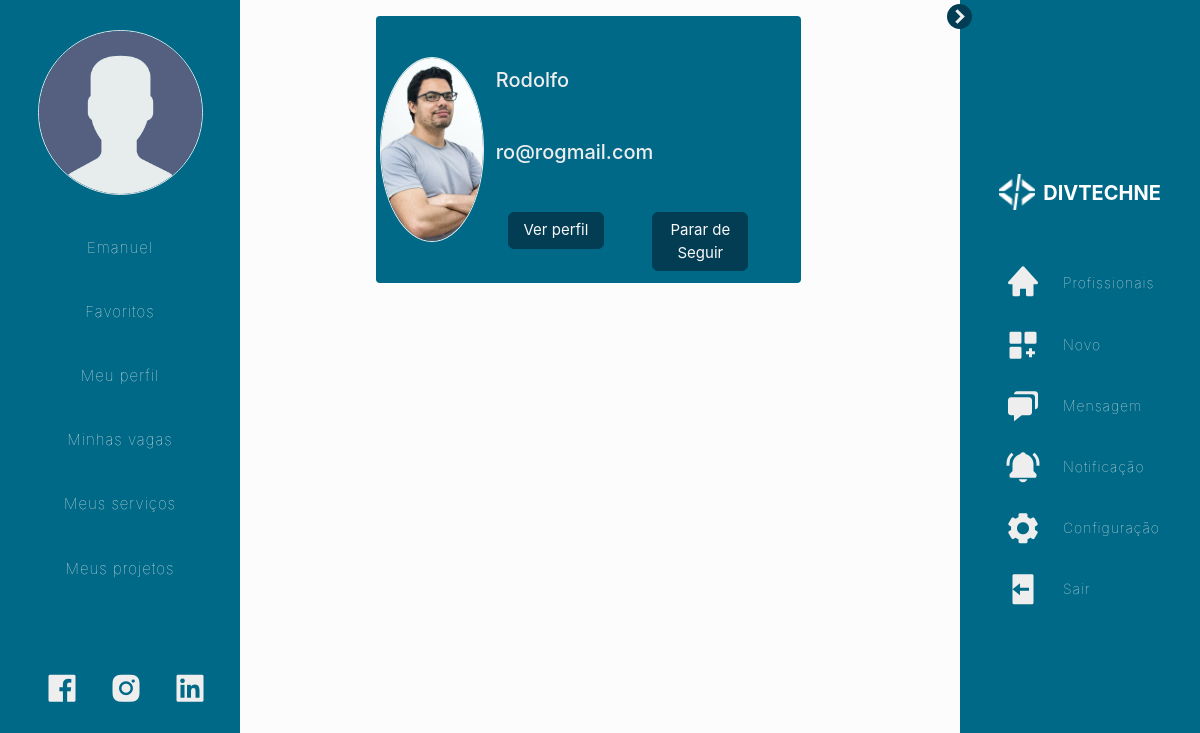
The app's page /cliente/seguindo/1 (signed in) with its own data.
### divtechne/models.py (models this page shows)
class Cliente(database.Model, UserMixin):
    id = database.Column(database.Integer, primary_key=True) # Chave primária
    nome = database.Column(database.String, nullable=False, unique=True) # Nome de cliente único
    email = database.Column(database.String, nullable=False, unique=True) # Email tem que ser unico
    senha = database.Column(database.String, nullable=False)
    cpf = database.Column(database.String, unique=True)  # Cpf tem que ser único
    telefone = database.Column(database.String, default="11111111111") # Telefone
    nacionalidade = database.Column(database.String, default="Brasileiro") # Nacionalidade
    foto = database.Column(database.String, default="default.png")
    data_nascimento = database.Column(database.Date, nullable=False) # Data
    linkedin = database.Column(database.String, default="Não informado") # Link linkedin
    facebook = database.Column(database.String, default="Não informado")
    instagram = database.Column(database.String, default="Não informado")
    token = database.Column(database.String, nullable=False)
    vagas = database.relationship("Vaga", backref="cliente", lazy=True)
    servicos = database.relationship("Servico", backref="cliente", lazy=True)
    projetos = database.relationship("Projeto", backref="cliente", lazy=True)
    seguir_cliente = database.relationship("Seguir", backref="seguidor", lazy=True)
    chat_cliente = database.relationship("Chat", backref="cliente", lazy=True)
    contato_cliente = database.relationship("Contato", backref="cliente", lazy=True)
    proposta_cliente = database.relationship("Proposta", backref="cliente", lazy=True)

class Seguir(database.Model):
    id = database.Column(database.Integer, primary_key=True)
    id_cliente_seguir = database.Column(database.Integer, database.ForeignKey("cliente.id"), nullable=False)
    id_programador_seguir = database.Column(database.Integer, database.ForeignKey("profissional.id"), nullable=False)

class Profissional(database.Model, UserMixin):
    id = database.Column(database.Integer, primary_key=True)
    nome = database.Column(database.String, nullable=False, unique=True) # Nome de profissional único
    email = database.Column(database.String, nullable=False, unique=True) # Email profissional tem que ser unico
    senha = database.Column(database.String, nullable=False)
    telefone = database.Column(database.String, nullable=False) # Telefone
    tecnologia = database.Column(database.String, nullable=False) # Tecnologias conhecidas
    nacionalidade = database.Column(database.String, default="Brasileiro") # Nacionalidade
    cpf = database.Column(database.String, unique=True) # Cpf tem que ser único
    data_nascimento = database.Column(database.Date) # Data
    foto = database.Column(database.String, nullable=False)
    idioma = database.Column(database.String) # Idioma
    escolaridade = database.Column(database.String) # Escolaridade
    descricao = database.Column(database.Text) # Descrição
    github = database.Column(database.String) # link github
    token = database.Column(database.String, nullable=False)
    seguir_profissional = database.relationship("Seguir", backref="profissional", lazy=True)
    chat_profissional = database.relationship("Chat", backref="profissional", lazy=True)
    contato_profissional = database.relationship("Contato", backref="profissional", lazy=True)
    candidato_vaga = database.relationship("CandidatoVaga", backref="profissional", lazy=True)
    candidato_servico = database.relationship("CandidatoServico", backref="profissional", lazy=True)
    candidato_projeto = database.relationship("CandidatoProjeto", backref="profissional", lazy=True)
    proposta_profissional = database.relationship("Proposta", backref="profissional", lazy=True)

### divtechne/routes.py (the view, shortened to what this page needs)
@app.route("/cliente/seguindo/<id_cliente>", methods=["GET", "POST"])
@login_required
def seguindo(id_cliente):
    formcriarvaga = FormCriarVaga()
    if formcriarvaga.validate_on_submit():
        arquivo = formcriarvaga.foto_vaga.data
        nome_seguro = secure_filename(arquivo.filename)
        caminho = os.path.join(os.path.abspath(os.path.dirname(__file__)),
                               app.config["UPLOAD_FOLDER"],
                               nome_seguro)
        arquivo.save(caminho)
        vaga = Vaga(nome=formcriarvaga.nome_vaga.data, foto=nome_seguro, nivel=formcriarvaga.nivel_vaga.data,
                    empresa=formcriarvaga.empresa_vaga.data,
                    endereco=formcriarvaga.endereco_vaga.data, salario=formcriarvaga.salario_vaga.data,
                    descricao=formcriarvaga.descricao_vaga.data,
                    descricao_empresa=formcriarvaga.descricao_empresa_vaga.data,
                    beneficios=formcriarvaga.beneficios_vaga.data,
                    requisitos=formcriarvaga.requisitos_vaga.data, idioma=formcriarvaga.idioma_vaga.data,
                    id_cliente_vaga=current_user.id)
        database.session.add(vaga)
        database.session.commit()
        return redirect(url_for('minhas_vagas', id_cliente=current_user.id))
    else:
        pass
    formcriarservico = FormCriarServico()
    if formcriarservico.validate_on_submit():
        servico = Servico(nome=formcriarservico.nome_servico.data,
                          empregador=formcriarservico.empregador_servico.data,
                          salario=formcriarservico.salario_servico.data,
                          descricao=formcriarservico.descricao_servico.data,
                          requisitos=formcriarservico.requisitos_servico.data, id_cliente_servico=current_user.id)
        database.session.add(servico)
        database.session.commit()
        return redirect(url_for("meus_servicos", id_cliente=current_user.id))
    else:
        pass
    formcriarprojeto = FormCriarProjeto()
    if formcriarprojeto.validate_on_submit():
        projeto = Projeto(nome=formcriarprojeto.nome_projeto.data,
                          descricao=formcriarprojeto.descricao_projeto.data,
                          tecnologia=formcriarprojeto.tecnologia_projeto.data,
                          empregador=formcriarprojeto.empregador_projeto.data, id_cliente_projeto=current_user.id)
        database.session.add(projeto)
        database.session.commit()
        return redirect(url_for("meus_projetos", id_cliente=current_user.id))
    else:
        pass
    formeditarsenha = FormEditarSenha()
    cliente = Cliente.query.get(int(id_cliente))
    profissional = Seguir.query.order_by(Seguir.id_programador_seguir.desc()).all()
    return render_template("cliente/C_favoritos.html", cliente=cliente, profissional=profissional, form_vaga=formcriarvaga, form_servico=formcriarservico, form_projeto=formcriarprojeto, form_editar_senha=formeditarsenha)

### divtechne/templates/cliente/C_favoritos.html (shortened to what this page needs)
{% extends 'cliente/C_home.html' %}
{% block head %}
<link href='https://unpkg.com/boxicons@2.1.4/css/boxicons.min.css' rel='stylesheet'>
<link href="{{ url_for('static', filename='css/favoritos.css') }}" rel="stylesheet" type=" text/css">
<link href="{{ url_for('static', filename='css/navbar.css') }}" rel="stylesheet" type=" text/css">
<link href="{{ url_for('static', filename='css/botao.css') }}" rel="stylesheet" type="text/css">
{% endblock %}
{% block card %}
<div class="container-fluid h-100 m-0 p-0" id="pagina">
    <div class="container-fluid row mx-auto h-100 p-0 m-0">
                <div class="container-fluid col-12 col-lg-9 m-0 p-0 mx-auto" id="Paginaconteudo" >
                        <div class="container-fluid row mx-auto" id="cardpagina">
                            {% for profissional in current_user.seguir_cliente %}
                            <div class="container-fluid col-12 col-md-11 mx-auto card">
                                <div class="container-fluid row mt-3 mb-5">
                                    <div class="col-12 mb-4 mx-auto lista">
                                        <div class="row p-1">
                                            <div class="col-3 m-0 p-0 my-auto">
                                                <center class="m-0 p-0 my-auto"><img src="{{ url_for('static', filename='posts/{}'.format(profissional.profissional.foto)) }}" class="img-fluid mx-auto rounded-circle"></center>
                                            </div>
                                            <div class="col-9 m-0 p-0">
                                                <div class="col-12 mt-5">
                                                    <div class="container">
                                                        <h5>{{ profissional.profissional.nome }}</h5>
                                                    </div>
                                                </div>
                                                <div class="col-12 mt-5">
                                                    <div class="container">
                                                        <h5>{{ profissional.profissional.email }}</h5>
                                                    </div>
                                                </div>
                                                <div class="col-12 mt-5">
                                                    <div class="container row">
                                                        <div class="col-5 mb-2 mx-auto"><a class="btn btn-primary botao2"  href="{{ url_for('perfil_profissional', id_profissional=profissional.profissional.id) }}" role="button">Ver perfil</a></div>
                                                        <div class="col-5 mb-2 mx-auto"><a class="btn btn-primary botao2"  href="{{ url_for('parar_seguir', id_seguidor=profissional.id) }}" role="button">Parar de Seguir</a></div>
                                                    </div>
                                                </div>
                                            </div>
                                        </div>
                                    </div>
                                </div>
                            </div>
                        {% endfor %}
                        </div>
                </div>
        </div>
</div>
{% endblock %}

### divtechne/templates/cliente/perfil_cliente.html (shortened to what this page needs)
                <div class="container-fluid col-12 col-lg-3 m-0 p-0">
                    <nav class="navbar navbar-expand-lg h-100" id="perfil">
                        <div class="offcanvas offcanvas-start" tabindex="-1" id="offcanvasExample" aria-labelledby="offcanvasExampleLabel">
                            <div class="offcanvas-body" >
                                <div class="container-fluid row mx-auto menu">
                                    <div class="container col-12 mx-auto m-0 p-0">
                                        <img src="{{ url_for('static', filename='posts/{}'.format(current_user.foto)) }}" class="img-fluid rounded-circle border">
                                    </div>
                                    <div class="container col-10 mx-auto link">
                                        <li class="itemLink">
                                            <a href="{{ url_for('meu_perfil_cliente') }}">{{ current_user.nome }}</a>
                                        </li>
                                    </div>
                                    <div class="container col-10 mx-auto link">
                                        <li class="itemLink">
                                            <a href="{{ url_for('seguindo', id_cliente=current_user.id) }}">Favoritos</a>
                                        </li>
                                    </div>
                                    <div class="container col-10 mx-auto link">
                                        <li class="itemLink">
                                            <a href="{{ url_for('meu_perfil_cliente') }}">Meu perfil</a>
                                        </li>
                                    </div>
                                    <div class="container col-10 mx-auto link">
                                        <li class="itemLink">
                                            <a href="{{ url_for('minhas_vagas', id_cliente=current_user.id) }}">Minhas vagas</a>
                                        </li>
                                    </div>
                                    <div class="container col-10 mx-auto link">
                                        <li class="itemLink">
                                            <a href="{{ url_for('meus_servicos', id_cliente=current_user.id) }}">Meus serviços</a>
                                        </li>
                                    </div>
                                    <div class="container col-10 mx-auto link">
                                        <li class="itemLink">
                                            <a href="{{ url_for('meus_projetos', id_cliente=current_user.id) }}">Meus projetos</a>
                                        </li>
                                    </div>
                                    <div class="container col-12 mx-auto mt-5 pb-5">
                                        <div class="row mx-auto">
                                            <div class="col-3 mx-auto"><a href="{{ current_user.facebook }}"><i class='bx bxl-facebook-square' id="icone"></a></i></div>
                                            <div class="col-3 mx-auto"><a href="{{ current_user.instagram }}"><i class='bx bxl-instagram-alt' id="icone"></a></i></div>
                                            <div class="col-3 mx-auto"><a href="{{ current_user.linkedin }}"><i class='bx bxl-linkedin-square' id="icone"></a></i></div>
                                        </div>
                                    </div>
                                </div>
                            </div>
                        </div>
                    </nav>
                </div>

### records on screen
Cliente: foto (placeholder picture), nome "Emanuel"
Seguir: foto (picture), profissional.nome "Rodolfo", profissional.email "ro@rogmail.com"
